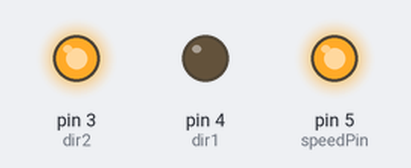
A sketch run on a simulated Arduino Uno, built with avr-gcc and run on an emulated ATmega328P. Parts: output pins drawn as LEDs (lit = HIGH).

Above: at 0.1 s.
Timing chart, 0 to 1.6 s (numbered marks = the images above):
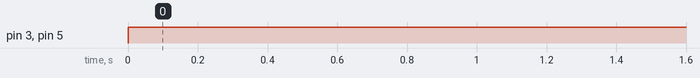

The sketch:

P23.ino
```cpp
 int speedPin=5;
int dir1=4;
int dir2=3;
int maxSpeed=100;
void setup() {
  // put your setup code here, to run once:
pinMode(speedPin,OUTPUT);
pinMode(dir1,OUTPUT);
pinMode(dir2,OUTPUT);
Serial.begin(9600);
}

void loop() {
  // put your main code here, to run repeatedly:

digitalWrite(dir1,LOW);
digitalWrite(dir2,HIGH);
analogWrite(speedPin,255);
//delay(25);
//analogWrite(speedPin,maxSpeed);
//delay(5000);
}
```

Measured:
- by itself, pin 3 (dir2), pin 5 (speedPin): LOW → HIGH at 0.00 s
